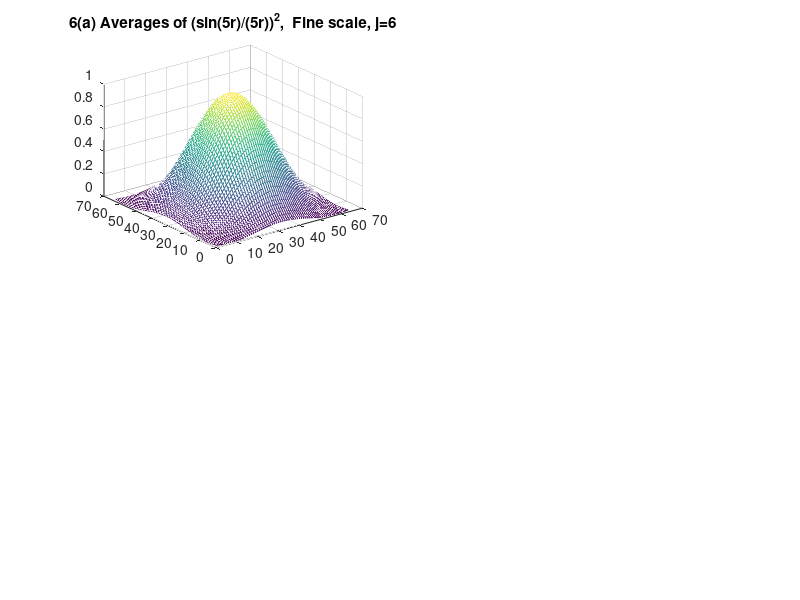

Write the MATLAB code that produced this figure. (Note: this script raises an error after producing the figure.)
% aifig6 -- Depict 2-d Average-Interpolation
%
% (Panel a) A set of 2-d block averages at a fine scale,
% (Panel b) a set of 2-d block averages two scales coarser,
% (Panel c) Refinement of the coarse-scale averages (D=2)
% (Panel c) Refinement of the coarse-scale averages (D=4)
%
% Refinement of the coarse-scale information nearly reproduces
% the original fine-scale data.
%
global Fil2 Fil4 Fil6 Fil8
global EdgeFil2 EdgeFil4 EdgeFil6 EdgeFil8
%
n = 64; lev=2;
[x,y] = ...
meshgrid((-.501+1/(2*n)):(1/n):(.501-1/(2*n)),(-.5+1/(2*n)):(1/n):(.5-1/(2*n)));
y = flipud(y);
r = sqrt(x .^2 + y .^2);
clf; subplot(221)
sr = (sin(5 .*(r)) ./ (5 .*(r))).^2; clear r x y;
mesh(sr); title('6(a) Averages of (sin(5r)/(5r))^2,  Fine scale, j=6')
csr = HCoarsen2d(sr,lev);
clear sr;
Hsr = HRefine2d(csr,lev);
subplot(222);
mesh(Hsr); title('6(b) Averages at Coarse scale, j=4')
clear Hsr; 
Rsr2 = AIRefine2d(csr,lev,2,Fil2,EdgeFil2);
subplot(223);
mesh(Rsr2); title('6(c) D=2 Interpolation from Coarse to Fine') 
clear Rsr2;
Rsr4 = AIRefine2d(csr,lev,4,Fil4,EdgeFil4);
subplot(224);
mesh(Rsr4); title('6(d) D=4 Interpolation from Coarse to Fine');

%	Revision History
%		09/29/99	MRD	meshdom replaced by meshgrid/flipud
    
    
%   
% Part of WaveLab Version 802
% Built Sunday, October 3, 1999 8:52:27 AM
% This is Copyrighted Material
% For Copying permissions see COPYING.m
% Comments? e-mail wavelab@stat.stanford.edu
%   
    
